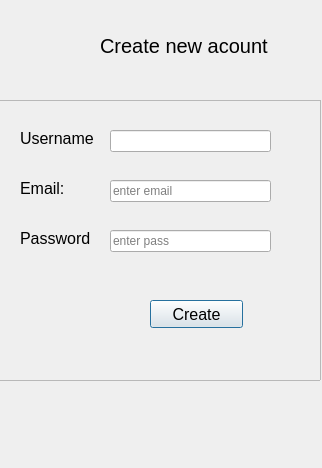
<?xml version="1.0" encoding="UTF-8"?>
<ui version="4.0">
 <class>createNewAcount</class>
 <widget class="QDialog" name="createNewAcount">
  <property name="geometry">
   <rect>
    <x>0</x>
    <y>0</y>
    <width>322</width>
    <height>468</height>
   </rect>
  </property>
  <property name="windowTitle">
   <string>Dialog</string>
  </property>
  <widget class="QLabel" name="label">
   <property name="geometry">
    <rect>
     <x>100</x>
     <y>20</y>
     <width>251</width>
     <height>51</height>
    </rect>
   </property>
   <property name="font">
    <font>
     <pointsize>15</pointsize>
    </font>
   </property>
   <property name="text">
    <string>Create new acount</string>
   </property>
  </widget>
  <widget class="QFrame" name="frame">
   <property name="geometry">
    <rect>
     <x>-10</x>
     <y>100</y>
     <width>331</width>
     <height>281</height>
    </rect>
   </property>
   <property name="frameShape">
    <enum>QFrame::StyledPanel</enum>
   </property>
   <property name="frameShadow">
    <enum>QFrame::Raised</enum>
   </property>
   <widget class="QLineEdit" name="lineEdit_Nuser">
    <property name="geometry">
     <rect>
      <x>120</x>
      <y>30</y>
      <width>161</width>
      <height>22</height>
     </rect>
    </property>
   </widget>
   <widget class="QLineEdit" name="lineEdit_Nemail">
    <property name="geometry">
     <rect>
      <x>120</x>
      <y>80</y>
      <width>161</width>
      <height>22</height>
     </rect>
    </property>
    <property name="placeholderText">
     <string>enter email</string>
    </property>
    <property name="clearButtonEnabled">
     <bool>false</bool>
    </property>
   </widget>
   <widget class="QLabel" name="label_2">
    <property name="geometry">
     <rect>
      <x>30</x>
      <y>30</y>
      <width>81</width>
      <height>16</height>
     </rect>
    </property>
    <property name="font">
     <font>
      <pointsize>12</pointsize>
     </font>
    </property>
    <property name="text">
     <string>Username</string>
    </property>
   </widget>
   <widget class="QLabel" name="label_3">
    <property name="geometry">
     <rect>
      <x>30</x>
      <y>80</y>
      <width>55</width>
      <height>16</height>
     </rect>
    </property>
    <property name="font">
     <font>
      <pointsize>12</pointsize>
     </font>
    </property>
    <property name="text">
     <string>Email:</string>
    </property>
   </widget>
   <widget class="QLabel" name="label_4">
    <property name="geometry">
     <rect>
      <x>30</x>
      <y>130</y>
      <width>81</width>
      <height>16</height>
     </rect>
    </property>
    <property name="font">
     <font>
      <pointsize>12</pointsize>
     </font>
    </property>
    <property name="text">
     <string>Password</string>
    </property>
   </widget>
   <widget class="QLineEdit" name="lineEdit_Npass">
    <property name="geometry">
     <rect>
      <x>120</x>
      <y>130</y>
      <width>161</width>
      <height>22</height>
     </rect>
    </property>
    <property name="placeholderText">
     <string>enter pass</string>
    </property>
   </widget>
   <widget class="QPushButton" name="pushButton">
    <property name="geometry">
     <rect>
      <x>160</x>
      <y>200</y>
      <width>93</width>
      <height>28</height>
     </rect>
    </property>
    <property name="font">
     <font>
      <pointsize>12</pointsize>
     </font>
    </property>
    <property name="text">
     <string>Create</string>
    </property>
   </widget>
  </widget>
 </widget>
 <resources/>
 <connections/>
</ui>
